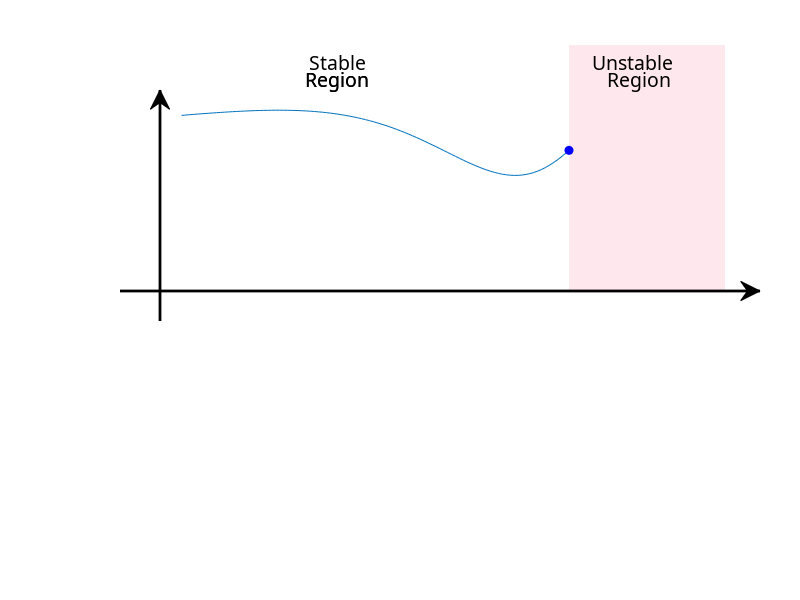

Source code (MATLAB):
clear
figure
hold on
pinkish_rgb = [1,1-(1-0.811764705882353)/2,1-(1-0.862745098039216)/2;];
slate_rgb = 1-(1- [0.317647058823529,0.396078431372549,0.447058823529412;])/1.3

fill([1.0 1.0 1.45 1.45], [-4.5 3 3 -4.5], pinkish_rgb, 'EdgeColor', 'none')
plot(linspace(0,1),sin(exp(1.8*linspace(0,1))))
plot(1,sin(exp(1.8)),'bo','MarkerFaceColor','b')
%Xs
% plot(0.9,0*sin(exp(1.8*0.9))-4.5,'x','color','black','linewidth',2, ...
% 'MarkerSize', 10)
% plot(1.1,-4.5,'x','color','black','linewidth',2, ...
% 'MarkerSize', 10)
xlim([-0.2 1.4])
ylim([-12 3])

set(gca,'box', 'off')
set(gcf,'color','white' ,'position', [230 250 500 550])
axis off
%Axes
annotation('textarrow',[0.2 0.2],[0.465 0.85],'string',' ', ...
      'HeadStyle','vback2','LineStyle', '-', 'linewidth', 2, ...
      'TextRotation',90, ...
      'fontname', 'Cambria', 'fontsize', 16)

annotation('textarrow',[0.15 0.95],[0.515 0.515],'string',' ', ...
      'HeadStyle','vback2','LineStyle', '-', 'linewidth', 2, ...
      'TextRotation',90, ...
      'fontname', 'Cambria', 'fontsize', 16)
%Style
% annotation('textarrow',[0.76 0.76],[0.68 0.54],'string',' ', ...
%       'HeadStyle','none','LineStyle', ':', 'linewidth', 2)
%   
% annotation('textarrow',[0.76 0.76],[0.535 0.53],'string',' ', ...
%       'HeadStyle','vback2','LineStyle', '-', 'linewidth', 0.5)
%   
% annotation('textarrow',[0.662 0.662],[0.68 0.54],'string',' ', ...
%       'HeadStyle','none','LineStyle', '-', 'linewidth', 2)
%   
% annotation('textarrow',[0.662 0.662],[0.535 0.53],'string',' ', ...
%       'HeadStyle','vback2','LineStyle', '-', 'linewidth', 0.5)



text(1.06,2.5,'Unstable','fontname', 'Calibri', 'fontsize', 14)
text(1.1,1.9,'Region','fontname', 'Calibri', 'fontsize', 14)

text(0.33,2.5,'Stable','fontname', 'Calibri', 'fontsize', 14)
text(0.32,1.9,'Region','fontname', 'Calibri', 'fontsize', 14)
text(0.32,1.9,'Region','fontname', 'Calibri', 'fontsize', 14)

%line([0.9-0.131; 1.031-0.131], [0.0-2.5; 1.6*2/3-2.5], ...
%    'color','black','linewidth',2.5)
%line([0.9+0.07; 1.031+0.07], [0.0-6; 1.6*2/3-6], ...
%    'color','black','linewidth',2.5,'linestyle',':')